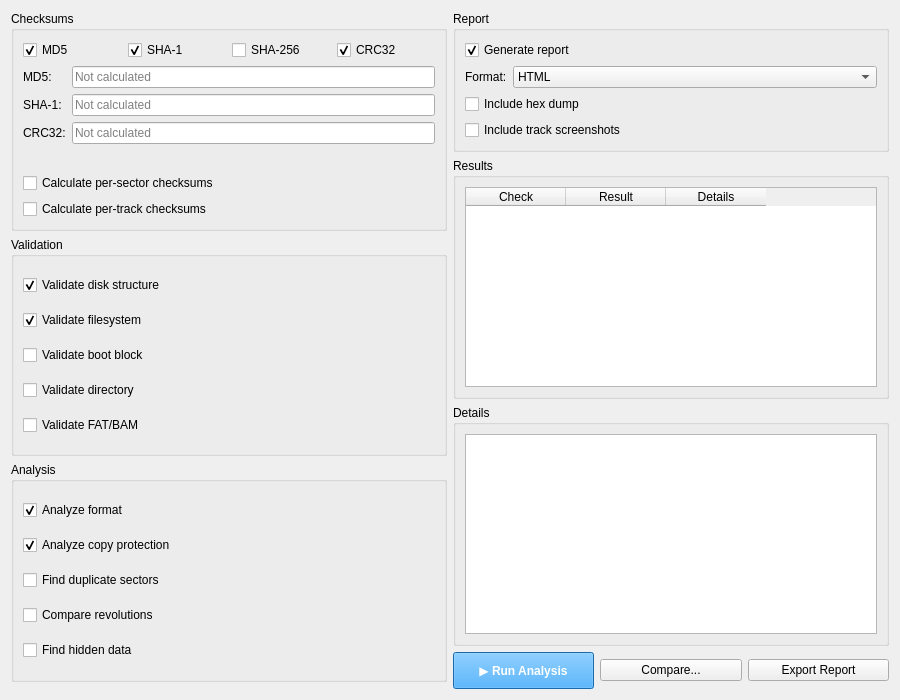
<?xml version="1.0" encoding="UTF-8"?>
<ui version="4.0">
 <class>TabForensic</class>
 <widget class="QWidget" name="TabForensic">
  <property name="geometry">
   <rect>
    <x>0</x>
    <y>0</y>
    <width>900</width>
    <height>700</height>
   </rect>
  </property>
  <layout class="QHBoxLayout" name="horizontalLayout_main">
   
   <!-- LEFT COLUMN -->
   <item>
    <layout class="QVBoxLayout" name="verticalLayout_left">
     
     <!-- CHECKSUMS -->
     <item>
      <widget class="QGroupBox" name="groupChecksums">
       <property name="title">
        <string>Checksums</string>
       </property>
       <layout class="QVBoxLayout" name="verticalLayout_checksums">
        <item>
         <layout class="QHBoxLayout">
          <item>
           <widget class="QCheckBox" name="checkMD5">
            <property name="text"><string>MD5</string></property>
            <property name="checked"><bool>true</bool></property>
           </widget>
          </item>
          <item>
           <widget class="QCheckBox" name="checkSHA1">
            <property name="text"><string>SHA-1</string></property>
            <property name="checked"><bool>true</bool></property>
           </widget>
          </item>
          <item>
           <widget class="QCheckBox" name="checkSHA256">
            <property name="text"><string>SHA-256</string></property>
           </widget>
          </item>
          <item>
           <widget class="QCheckBox" name="checkCRC32">
            <property name="text"><string>CRC32</string></property>
            <property name="checked"><bool>true</bool></property>
           </widget>
          </item>
         </layout>
        </item>
        <item>
         <layout class="QFormLayout">
          <item row="0" column="0">
           <widget class="QLabel" name="labelMD5Result">
            <property name="text"><string>MD5:</string></property>
           </widget>
          </item>
          <item row="0" column="1">
           <widget class="QLineEdit" name="editMD5">
            <property name="readOnly"><bool>true</bool></property>
            <property name="placeholderText"><string>Not calculated</string></property>
           </widget>
          </item>
          <item row="1" column="0">
           <widget class="QLabel" name="labelSHA1Result">
            <property name="text"><string>SHA-1:</string></property>
           </widget>
          </item>
          <item row="1" column="1">
           <widget class="QLineEdit" name="editSHA1">
            <property name="readOnly"><bool>true</bool></property>
            <property name="placeholderText"><string>Not calculated</string></property>
           </widget>
          </item>
          <item row="2" column="0">
           <widget class="QLabel" name="labelCRC32Result">
            <property name="text"><string>CRC32:</string></property>
           </widget>
          </item>
          <item row="2" column="1">
           <widget class="QLineEdit" name="editCRC32">
            <property name="readOnly"><bool>true</bool></property>
            <property name="placeholderText"><string>Not calculated</string></property>
            <property name="maximumWidth"><number>150</number></property>
           </widget>
          </item>
         </layout>
        </item>
        <item>
         <widget class="QCheckBox" name="checkSectorChecksums">
          <property name="text"><string>Calculate per-sector checksums</string></property>
         </widget>
        </item>
        <item>
         <widget class="QCheckBox" name="checkTrackChecksums">
          <property name="text"><string>Calculate per-track checksums</string></property>
         </widget>
        </item>
       </layout>
      </widget>
     </item>
     
     <!-- VALIDATION -->
     <item>
      <widget class="QGroupBox" name="groupValidation">
       <property name="title">
        <string>Validation</string>
       </property>
       <layout class="QVBoxLayout" name="verticalLayout_validation">
        <item>
         <widget class="QCheckBox" name="checkValidateStructure">
          <property name="text"><string>Validate disk structure</string></property>
          <property name="checked"><bool>true</bool></property>
         </widget>
        </item>
        <item>
         <widget class="QCheckBox" name="checkValidateFilesystem">
          <property name="text"><string>Validate filesystem</string></property>
          <property name="checked"><bool>true</bool></property>
         </widget>
        </item>
        <item>
         <widget class="QCheckBox" name="checkValidateBootblock">
          <property name="text"><string>Validate boot block</string></property>
         </widget>
        </item>
        <item>
         <widget class="QCheckBox" name="checkValidateDirectory">
          <property name="text"><string>Validate directory</string></property>
         </widget>
        </item>
        <item>
         <widget class="QCheckBox" name="checkValidateFAT">
          <property name="text"><string>Validate FAT/BAM</string></property>
         </widget>
        </item>
       </layout>
      </widget>
     </item>
     
     <!-- ANALYSIS -->
     <item>
      <widget class="QGroupBox" name="groupAnalysis">
       <property name="title">
        <string>Analysis</string>
       </property>
       <layout class="QVBoxLayout" name="verticalLayout_analysis">
        <item>
         <widget class="QCheckBox" name="checkAnalyzeFormat">
          <property name="text"><string>Analyze format</string></property>
          <property name="checked"><bool>true</bool></property>
         </widget>
        </item>
        <item>
         <widget class="QCheckBox" name="checkAnalyzeProtection">
          <property name="text"><string>Analyze copy protection</string></property>
          <property name="checked"><bool>true</bool></property>
         </widget>
        </item>
        <item>
         <widget class="QCheckBox" name="checkAnalyzeDuplicates">
          <property name="text"><string>Find duplicate sectors</string></property>
         </widget>
        </item>
        <item>
         <widget class="QCheckBox" name="checkCompareRevolutions">
          <property name="text"><string>Compare revolutions</string></property>
         </widget>
        </item>
        <item>
         <widget class="QCheckBox" name="checkFindHiddenData">
          <property name="text"><string>Find hidden data</string></property>
         </widget>
        </item>
       </layout>
      </widget>
     </item>
     
     <item><spacer><property name="orientation"><enum>Qt::Vertical</enum></property></spacer></item>
     
    </layout>
   </item>
   
   <!-- RIGHT COLUMN -->
   <item>
    <layout class="QVBoxLayout" name="verticalLayout_right">
     
     <!-- REPORT -->
     <item>
      <widget class="QGroupBox" name="groupReport">
       <property name="title">
        <string>Report</string>
       </property>
       <layout class="QFormLayout" name="formLayout_report">
        <item row="0" column="0" colspan="2">
         <widget class="QCheckBox" name="checkGenerateReport">
          <property name="text"><string>Generate report</string></property>
          <property name="checked"><bool>true</bool></property>
         </widget>
        </item>
        <item row="1" column="0">
         <widget class="QLabel" name="labelReportFormat">
          <property name="text"><string>Format:</string></property>
         </widget>
        </item>
        <item row="1" column="1">
         <widget class="QComboBox" name="comboReportFormat">
          <property name="maximumWidth"><number>150</number></property>
          <item><property name="text"><string>HTML</string></property></item>
          <item><property name="text"><string>JSON</string></property></item>
          <item><property name="text"><string>XML</string></property></item>
          <item><property name="text"><string>TXT</string></property></item>
         </widget>
        </item>
        <item row="2" column="0" colspan="2">
         <widget class="QCheckBox" name="checkIncludeHexDump">
          <property name="text"><string>Include hex dump</string></property>
         </widget>
        </item>
        <item row="3" column="0" colspan="2">
         <widget class="QCheckBox" name="checkIncludeScreenshots">
          <property name="text"><string>Include track screenshots</string></property>
         </widget>
        </item>
       </layout>
      </widget>
     </item>
     
     <!-- RESULTS TABLE -->
     <item>
      <widget class="QGroupBox" name="groupResults">
       <property name="title">
        <string>Results</string>
       </property>
       <layout class="QVBoxLayout">
        <item>
         <widget class="QTableWidget" name="tableResults">
          <property name="columnCount"><number>3</number></property>
          <column><property name="text"><string>Check</string></property></column>
          <column><property name="text"><string>Result</string></property></column>
          <column><property name="text"><string>Details</string></property></column>
         </widget>
        </item>
       </layout>
      </widget>
     </item>
     
     <!-- DETAILS -->
     <item>
      <widget class="QGroupBox" name="groupDetails">
       <property name="title">
        <string>Details</string>
       </property>
       <layout class="QVBoxLayout">
        <item>
         <widget class="QPlainTextEdit" name="textDetails">
          <property name="readOnly"><bool>true</bool></property>
          <property name="maximumHeight"><number>120</number></property>
         </widget>
        </item>
       </layout>
      </widget>
     </item>
     
     <!-- ACTION BUTTONS -->
     <item>
      <layout class="QHBoxLayout">
       <item>
        <widget class="QPushButton" name="btnRunAnalysis">
         <property name="text"><string>▶ Run Analysis</string></property>
         <property name="styleSheet"><string>background-color: #2196F3; color: white; font-weight: bold; padding: 10px;</string></property>
        </widget>
       </item>
       <item>
        <widget class="QPushButton" name="btnCompare">
         <property name="text"><string>Compare...</string></property>
        </widget>
       </item>
       <item>
        <widget class="QPushButton" name="btnExportReport">
         <property name="text"><string>Export Report</string></property>
        </widget>
       </item>
      </layout>
     </item>
     
    </layout>
   </item>
   
  </layout>
 </widget>
 <resources/>
 <connections/>
</ui>
